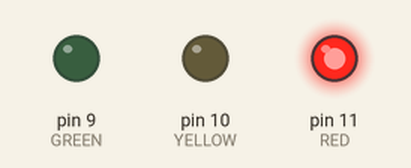
Recording of a sketch running on a simulated Arduino Uno, built with avr-gcc and run on an emulated ATmega328P. Parts: output pins drawn as LEDs (lit = HIGH).

Above: at 1.5 s.
At 4.5 s:
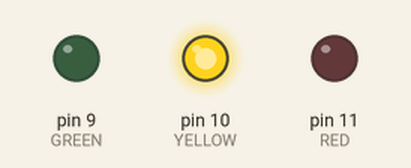
At 7.5 s:
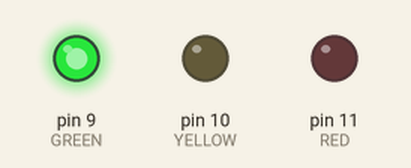
Timing chart, 0 to 11.7 s (numbered marks = the images above):
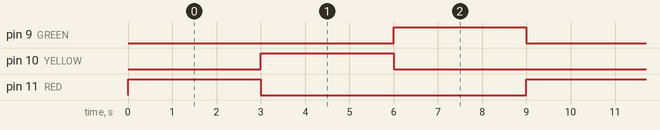

Measured:
- by itself, pin 9 (GREEN), pin 10 (YELLOW), pin 11 (RED): alternates HIGH for 3.0 s and LOW for 6.0 s
- by itself, everything shown: repeats every 9.0 s, in 3 steps

The sketch:

trafficlight.ino
```cpp
int GREEN=9;
int YELLOW=10;
int RED=11;
void setup()
{
  pinMode(GREEN, OUTPUT);
  pinMode(YELLOW, OUTPUT);
  pinMode(RED, OUTPUT);
}
void loop()
{

  digitalWrite(GREEN,LOW);
  digitalWrite(YELLOW,LOW);
  digitalWrite(RED,HIGH);
  delay(3000); //wait for 2 sec


  digitalWrite(GREEN,LOW);
  digitalWrite(YELLOW,HIGH);
  digitalWrite(RED,LOW);
  delay(3000); //wait for 2 sec

  digitalWrite(GREEN,HIGH);
  digitalWrite(YELLOW,LOW);
  digitalWrite(RED,LOW);
  delay(3000); //wait for 1 sec

}
```
